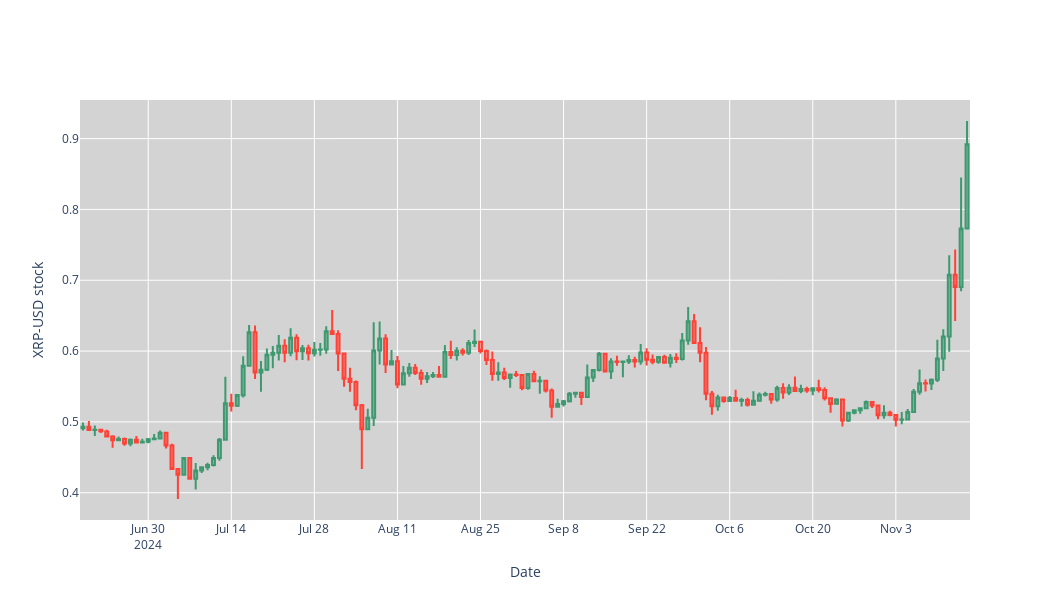

The notebook cell this image was saved under:
### Code cell
#Candlestick
fig = go.Figure(data=[go.Candlestick(x=stock_data.index, open = stock_data['Open'], close=stock_data['Close'], high = stock_data['High'], low=stock_data['Low'])])
fig.update_layout(xaxis_rangeslider_visible=False, yaxis_title=f'{ticker} stock', xaxis_title='Date', plot_bgcolor='lightgrey',
                  width=1050, height = 600)
fig.show()
#Save it to the folder
fig.write_image('./images/Candlestick.png')

### Figure 1 — Plotly figure (JSON) as saved in the notebook; plotly's stock layout.template omitted (floating-point values rounded to 4 significant figures; data arrays with more than 128 entries replaced by an {"elided": "..."} marker saying what was removed)
{"data": [{"close": {"elided": "150 float values"}, "high": {"elided": "150 float values"}, "low": {"elided": "150 float values"}, "open": {"elided": "150 float values"}, "type": "candlestick", "x": {"elided": "150 str values"}}], "layout": {"height": 600, "plot_bgcolor": "lightgrey", "width": 1050, "xaxis": {"rangeslider": {"visible": false}, "title": {"text": "Date"}}, "yaxis": {"title": {"text": "XRP-USD stock"}}}}
